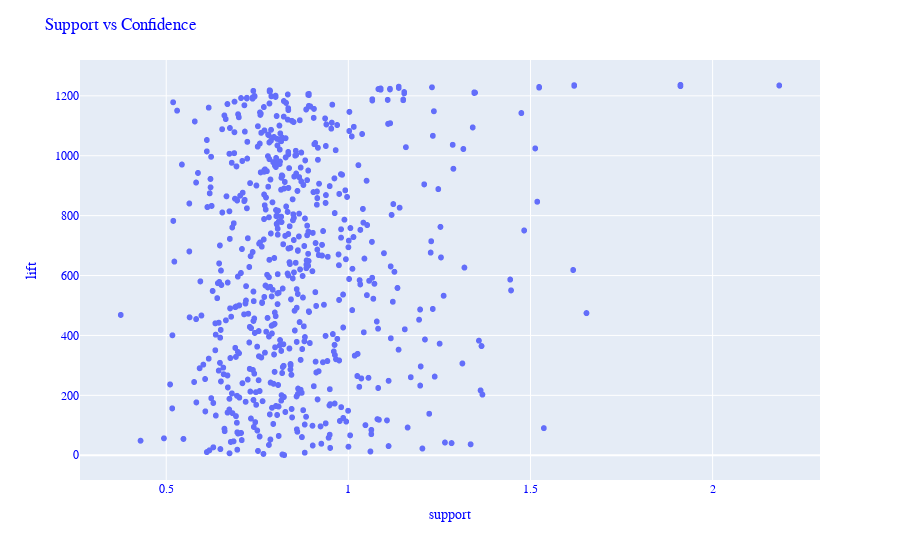

The notebook cell saved with this chart:
### Code cell
fig=px.scatter(rules['support'], rules['lift'])
fig.update_layout(
    xaxis_title="support",
    yaxis_title="lift",
   
    font_family="Courier New",
    font_color="blue",
    title_font_family="Times New Roman",
    title_font_color="red",
    title=('Support vs Confidence')
    
)

fig.show()

### Figure 1 — Plotly figure (JSON) as saved in the notebook; plotly's stock layout.template omitted (floating-point values rounded to 4 significant figures; data arrays with more than 128 entries replaced by an {"elided": "..."} marker saying what was removed)
{"data": [{"hovertemplate": "x=%{x}<br>index=%{y}<extra></extra>", "legendgroup": "", "marker": {"color": "#636efa", "symbol": "circle"}, "mode": "markers", "name": "", "showlegend": false, "type": "scattergl", "x": {"elided": "1238 float values"}, "xaxis": "x", "y": {"elided": "1238 int values"}, "yaxis": "y"}], "layout": {"font": {"color": "blue", "family": "Courier New"}, "legend": {"tracegroupgap": 0}, "margin": {"t": 60}, "title": {"text": "Support vs Confidence"}, "xaxis": {"anchor": "y", "domain": [0, 1], "title": {"text": "support"}}, "yaxis": {"anchor": "x", "domain": [0, 1], "title": {"text": "lift"}}}}
